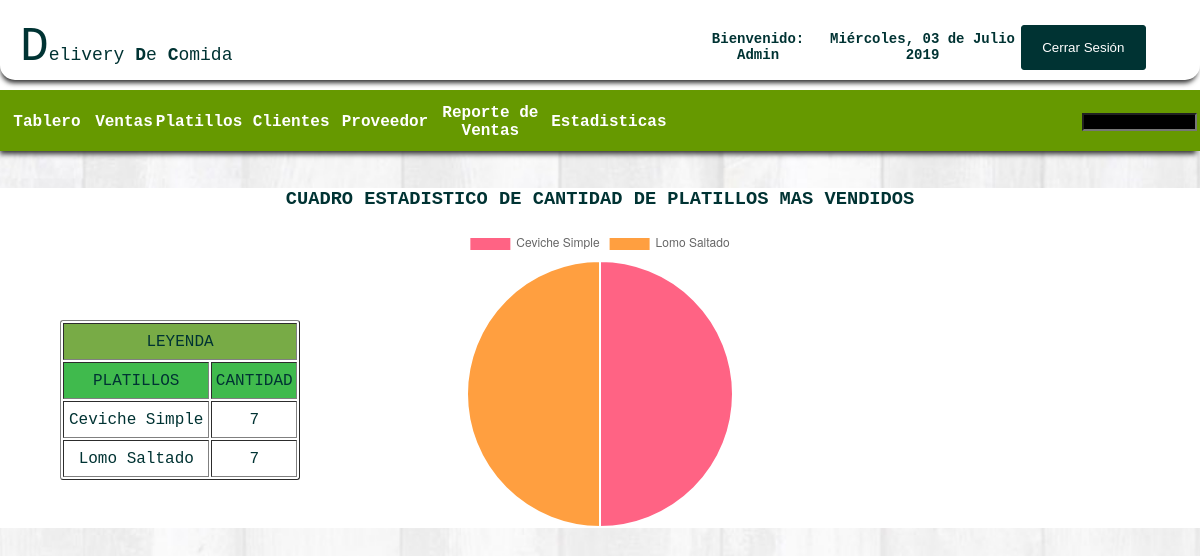
The app's page /estpla.php (signed in), older data.
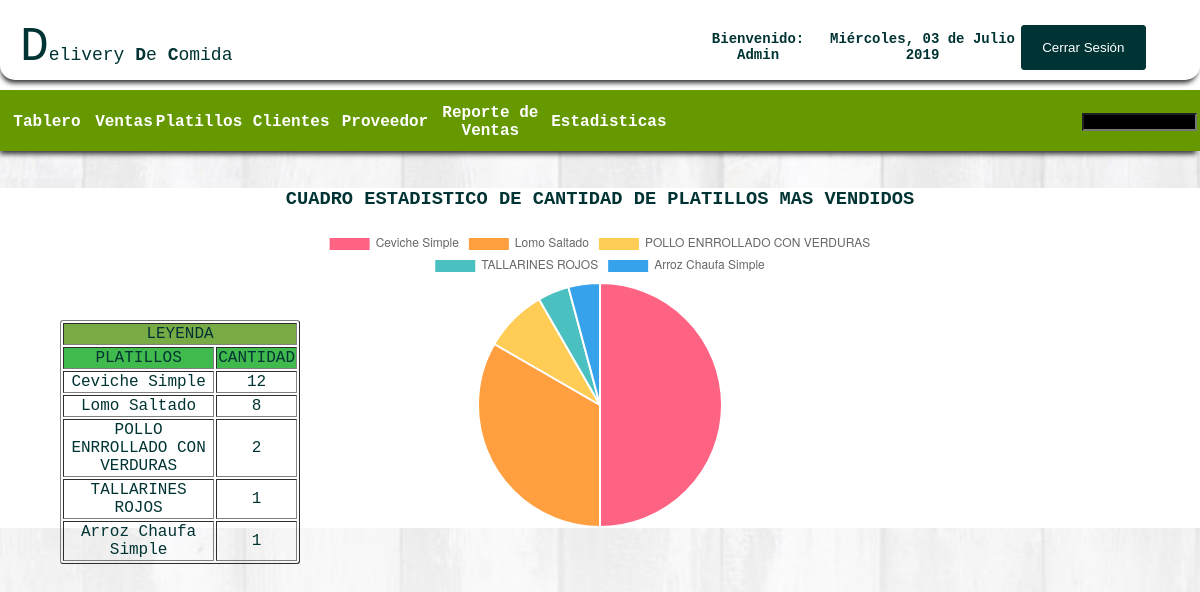
The same page, newer data.
### tables this page shows
CREATE TABLE IF NOT EXISTS `products` (
`id` int(11) NOT NULL,
  `category` varchar(100) NOT NULL,
  `name` varchar(100) NOT NULL,
  `quantity` int(11) NOT NULL,
  `purchase` int(11) NOT NULL,
  `retail` int(11) NOT NULL,
  `supplier` varchar(100) NOT NULL,
  `ext` varchar(5) NOT NULL,
  `detalle` varchar(200) DEFAULT NULL
);

### estpla.php (the view, shortened to what this page needs)
<!DOCTYPE html PUBLIC "-//W3C//DTD XHTML 1.0 Transitional//EN" "http://www.w3.org/TR/xhtml1/DTD/xhtml1-transitional.dtd">
<html xmlns="http://www.w3.org/1999/xhtml">
<head>
</head>
<link rel="stylesheet" type="text/css" href="css/css1.css">
<?php
  include_once'./cabezera.php';
?>
<br>
<div id="bdcontainer">
<center>
<body>
	<h3>CUADRO ESTADISTICO DE CANTIDAD DE PLATILLOS MAS VENDIDOS</h3>
  <div id="canvas-holder" style="width:50%">
		<canvas id="chart-area"></canvas>
	</div>
<?php require('config.php');
$query="SELECT platos(id) as c,name FROM ubereat.products where platos(id)>0 order by c  desc limit 5;";
$result=mysqli_query($db_link, $query);
$clie="";
$platos="";
?>
<table class='centrado' border="1"><tr><td colspan="2" bgcolor="#78AB46">LEYENDA</td></tr>
<tr bgcolor="#40BA4D"><td>PLATILLOS</td><td>CANTIDAD</td></tr>
<?php
while ($row=mysqli_fetch_array($result)){
$clie=$clie."'".$row[1]."',";
$platos=$platos.$row[0].",";
?>
<tr><td><?php echo $row[1]; ?></td><td><?php echo $row[0]; ?></td></tr>
<?php
}$clie=substr($clie,0,-1);
$platos=substr($platos,0,-1);
 ?>
 </table>
	<script>
		var randomScalingFactor = function() {
			return Math.round(Math.random() * 100);
		};
		var config = {
			type: 'pie',
			data: {
				datasets: [{
					data: [
						<?php echo $platos; ?>
					],
					backgroundColor: [
						window.chartColors.red,
						window.chartColors.orange,
						window.chartColors.yellow,
						window.chartColors.green,
						window.chartColors.blue,
					],
					label: 'Dataset 1'
				}],
				labels: [
					<?php echo $clie; ?>
				]
			},
			options: {
				responsive: true
			}
		};
		window.onload = function() {
			var ctx = document.getElementById('chart-area').getContext('2d');
			window.myPie = new Chart(ctx, config);
		};
		document.getElementById('randomizeData').addEventListener('click', function() {
			config.data.datasets.forEach(function(dataset) {
				dataset.data = dataset.data.map(function() {
					return randomScalingFactor();
				});
			});
			window.myPie.update();
		});
		var colorNames = Object.keys(window.chartColors);
		document.getElementById('addDataset').addEventListener('click', function() {
			var newDataset = {
				backgroundColor: [],
				data: [],
				label: 'New dataset ' + config.data.datasets.length,
			};
			for (var index = 0; index < config.data.labels.length; ++index) {
				newDataset.data.push(randomScalingFactor());
				var colorName = colorNames[index % colorNames.length];
				var newColor = window.chartColors[colorName];
				newDataset.backgroundColor.push(newColor);
			}
			config.data.datasets.push(newDataset);
			window.myPie.update();
		});
		document.getElementById('removeDataset').addEventListener('click', function() {
			config.data.datasets.splice(0, 1);
			window.myPie.update();
		});
	</script>
</div>
</body>
</html>

Row changes from the older to the newer data that the page shows:
changed products "Ceviche Simple": row "7" → "12"
changed products "Lomo Saltado": row "7" → "8"
added products: name "POLLO ENRROLLADO CON VERDURAS", row "2"
added products: name "TALLARINES ROJOS", row "1"
added products: name "Arroz Chaufa Simple", row "1"
Text that changed along with them:
chart data {{ $platos }}: 7,7 → 12,8,2,1,1
chart data {{ $clie }}: 'Ceviche Simple','Lomo Saltado' → 'Ceviche Simple','Lomo Saltado','POLLO ENRROLLADO CON VERDURAS','TALLARINES ROJOS','Arroz Chaufa Simple'
